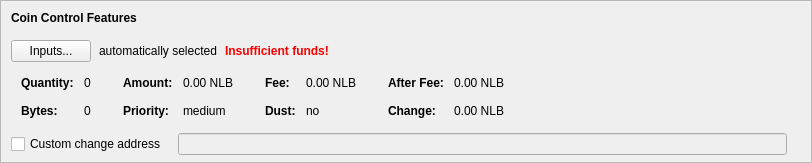
    <widget class="QFrame" name="frameCoinControl">
     <property name="sizePolicy">
      <sizepolicy hsizetype="Expanding" vsizetype="Expanding">
       <horstretch>0</horstretch>
       <verstretch>0</verstretch>
      </sizepolicy>
     </property>
     <property name="maximumSize">
      <size>
       <width>16777215</width>
       <height>16777215</height>
      </size>
     </property>
     <property name="frameShape">
      <enum>QFrame::StyledPanel</enum>
     </property>
     <property name="frameShadow">
      <enum>QFrame::Sunken</enum>
     </property>
     <layout class="QVBoxLayout" name="verticalLayoutCoinControl2">
      <property name="spacing">
       <number>0</number>
      </property>
      <property name="leftMargin">
       <number>0</number>
      </property>
      <property name="topMargin">
       <number>0</number>
      </property>
      <property name="rightMargin">
       <number>0</number>
      </property>
      <property name="bottomMargin">
       <number>6</number>
      </property>
      <item>
       <layout class="QVBoxLayout" name="verticalLayoutCoinControl" stretch="0,0,0,0,1">
        <property name="spacing">
         <number>0</number>
        </property>
        <property name="leftMargin">
         <number>10</number>
        </property>
        <property name="topMargin">
         <number>10</number>
        </property>
        <item>
         <layout class="QHBoxLayout" name="horizontalLayoutCoinControl1">
          <property name="bottomMargin">
           <number>15</number>
          </property>
          <item>
           <widget class="QLabel" name="labelCoinControlFeatures">
            <property name="sizePolicy">
             <sizepolicy hsizetype="Preferred" vsizetype="Maximum">
              <horstretch>0</horstretch>
              <verstretch>0</verstretch>
             </sizepolicy>
            </property>
            <property name="font">
             <font>
              <weight>75</weight>
              <bold>true</bold>
             </font>
            </property>
            <property name="styleSheet">
             <string notr="true">font-weight:bold;</string>
            </property>
            <property name="text">
             <string>Coin Control Features</string>
            </property>
           </widget>
          </item>
         </layout>
        </item>
        <item>
         <layout class="QHBoxLayout" name="horizontalLayoutCoinControl2" stretch="0,0,0,0">
          <property name="spacing">
           <number>8</number>
          </property>
          <property name="bottomMargin">
           <number>10</number>
          </property>
          <item>
           <widget class="QPushButton" name="pushButtonCoinControl">
            <property name="styleSheet">
             <string notr="true"/>
            </property>
            <property name="text">
             <string>Inputs...</string>
            </property>
            <property name="autoDefault">
             <bool>false</bool>
            </property>
           </widget>
          </item>
          <item>
           <widget class="QLabel" name="labelCoinControlAutomaticallySelected">
            <property name="text">
             <string>automatically selected</string>
            </property>
            <property name="margin">
             <number>5</number>
            </property>
           </widget>
          </item>
          <item>
           <widget class="QLabel" name="labelCoinControlInsuffFunds">
            <property name="font">
             <font>
              <weight>75</weight>
              <bold>true</bold>
             </font>
            </property>
            <property name="styleSheet">
             <string notr="true">color:red;font-weight:bold;</string>
            </property>
            <property name="text">
             <string>Insufficient funds!</string>
            </property>
            <property name="margin">
             <number>5</number>
            </property>
           </widget>
          </item>
          <item>
           <spacer name="horizontalSpacerCoinControl">
            <property name="orientation">
             <enum>Qt::Horizontal</enum>
            </property>
            <property name="sizeHint" stdset="0">
             <size>
              <width>40</width>
              <height>1</height>
             </size>
            </property>
           </spacer>
          </item>
         </layout>
        </item>
        <item>
         <widget class="QWidget" name="widgetCoinControl" native="true">
          <property name="sizePolicy">
           <sizepolicy hsizetype="Preferred" vsizetype="Preferred">
            <horstretch>0</horstretch>
            <verstretch>0</verstretch>
           </sizepolicy>
          </property>
          <property name="minimumSize">
           <size>
            <width>0</width>
            <height>0</height>
           </size>
          </property>
          <property name="styleSheet">
           <string notr="true"/>
          </property>
          <layout class="QHBoxLayout" name="horizontalLayoutCoinControl5">
           <property name="leftMargin">
            <number>0</number>
           </property>
           <property name="topMargin">
            <number>0</number>
           </property>
           <property name="rightMargin">
            <number>0</number>
           </property>
           <property name="bottomMargin">
            <number>0</number>
           </property>
           <item>
            <layout class="QHBoxLayout" name="horizontalLayoutCoinControl3" stretch="0,0,0,1">
             <property name="spacing">
              <number>20</number>
             </property>
             <property name="topMargin">
              <number>0</number>
             </property>
             <property name="bottomMargin">
              <number>10</number>
             </property>
             <item>
              <layout class="QFormLayout" name="formLayoutCoinControl1">
               <property name="horizontalSpacing">
                <number>10</number>
               </property>
               <property name="verticalSpacing">
                <number>14</number>
               </property>
               <property name="leftMargin">
                <number>10</number>
               </property>
               <property name="topMargin">
                <number>4</number>
               </property>
               <property name="rightMargin">
                <number>6</number>
               </property>
               <item row="0" column="0">
                <widget class="QLabel" name="labelCoinControlQuantityText">
                 <property name="font">
                  <font>
                   <weight>75</weight>
                   <bold>true</bold>
                  </font>
                 </property>
                 <property name="text">
                  <string>Quantity:</string>
                 </property>
                 <property name="margin">
                  <number>0</number>
                 </property>
                </widget>
               </item>
               <item row="0" column="1">
                <widget class="QLabel" name="labelCoinControlQuantity">
                 <property name="cursor">
                  <cursorShape>IBeamCursor</cursorShape>
                 </property>
                 <property name="contextMenuPolicy">
                  <enum>Qt::ActionsContextMenu</enum>
                 </property>
                 <property name="text">
                  <string notr="true">0</string>
                 </property>
                 <property name="margin">
                  <number>0</number>
                 </property>
                 <property name="textInteractionFlags">
                  <set>Qt::LinksAccessibleByMouse|Qt::TextSelectableByKeyboard|Qt::TextSelectableByMouse</set>
                 </property>
                </widget>
               </item>
               <item row="1" column="0">
                <widget class="QLabel" name="labelCoinControlBytesText">
                 <property name="font">
                  <font>
                   <weight>75</weight>
                   <bold>true</bold>
                  </font>
                 </property>
                 <property name="text">
                  <string>Bytes:</string>
                 </property>
                </widget>
               </item>
               <item row="1" column="1">
                <widget class="QLabel" name="labelCoinControlBytes">
                 <property name="cursor">
                  <cursorShape>IBeamCursor</cursorShape>
                 </property>
                 <property name="contextMenuPolicy">
                  <enum>Qt::ActionsContextMenu</enum>
                 </property>
                 <property name="text">
                  <string notr="true">0</string>
                 </property>
                 <property name="textInteractionFlags">
                  <set>Qt::LinksAccessibleByMouse|Qt::TextSelectableByKeyboard|Qt::TextSelectableByMouse</set>
                 </property>
                </widget>
               </item>
              </layout>
             </item>
             <item>
              <layout class="QFormLayout" name="formLayoutCoinControl2">
               <property name="horizontalSpacing">
                <number>10</number>
               </property>
               <property name="verticalSpacing">
                <number>14</number>
               </property>
               <property name="leftMargin">
                <number>6</number>
               </property>
               <property name="topMargin">
                <number>4</number>
               </property>
               <property name="rightMargin">
                <number>6</number>
               </property>
               <item row="0" column="0">
                <widget class="QLabel" name="labelCoinControlAmountText">
                 <property name="font">
                  <font>
                   <weight>75</weight>
                   <bold>true</bold>
                  </font>
                 </property>
                 <property name="text">
                  <string>Amount:</string>
                 </property>
                 <property name="margin">
                  <number>0</number>
                 </property>
                </widget>
               </item>
               <item row="0" column="1">
                <widget class="QLabel" name="labelCoinControlAmount">
                 <property name="cursor">
                  <cursorShape>IBeamCursor</cursorShape>
                 </property>
                 <property name="contextMenuPolicy">
                  <enum>Qt::ActionsContextMenu</enum>
                 </property>
                 <property name="text">
                  <string notr="true">0.00 NLB</string>
                 </property>
                 <property name="textInteractionFlags">
                  <set>Qt::LinksAccessibleByMouse|Qt::TextSelectableByKeyboard|Qt::TextSelectableByMouse</set>
                 </property>
                </widget>
               </item>
               <item row="1" column="0">
                <widget class="QLabel" name="labelCoinControlPriorityText">
                 <property name="font">
                  <font>
                   <weight>75</weight>
                   <bold>true</bold>
                  </font>
                 </property>
                 <property name="text">
                  <string>Priority:</string>
                 </property>
                </widget>
               </item>
               <item row="1" column="1">
                <widget class="QLabel" name="labelCoinControlPriority">
                 <property name="cursor">
                  <cursorShape>IBeamCursor</cursorShape>
                 </property>
                 <property name="contextMenuPolicy">
                  <enum>Qt::ActionsContextMenu</enum>
                 </property>
                 <property name="text">
                  <string notr="true">medium</string>
                 </property>
                 <property name="textInteractionFlags">
                  <set>Qt::LinksAccessibleByMouse|Qt::TextSelectableByKeyboard|Qt::TextSelectableByMouse</set>
                 </property>
                </widget>
               </item>
              </layout>
             </item>
             <item>
              <layout class="QFormLayout" name="formLayoutCoinControl3">
               <property name="horizontalSpacing">
                <number>10</number>
               </property>
               <property name="verticalSpacing">
                <number>14</number>
               </property>
               <property name="leftMargin">
                <number>6</number>
               </property>
               <property name="topMargin">
                <number>4</number>
               </property>
               <property name="rightMargin">
                <number>6</number>
               </property>
               <item row="0" column="0">
                <widget class="QLabel" name="labelCoinControlFeeText">
                 <property name="font">
                  <font>
                   <weight>75</weight>
                   <bold>true</bold>
                  </font>
                 </property>
                 <property name="text">
                  <string>Fee:</string>
                 </property>
                 <property name="margin">
                  <number>0</number>
                 </property>
                </widget>
               </item>
               <item row="0" column="1">
                <widget class="QLabel" name="labelCoinControlFee">
                 <property name="cursor">
                  <cursorShape>IBeamCursor</cursorShape>
                 </property>
                 <property name="contextMenuPolicy">
                  <enum>Qt::ActionsContextMenu</enum>
                 </property>
                 <property name="text">
                  <string notr="true">0.00 NLB</string>
                 </property>
                 <property name="textInteractionFlags">
                  <set>Qt::LinksAccessibleByMouse|Qt::TextSelectableByKeyboard|Qt::TextSelectableByMouse</set>
                 </property>
                </widget>
               </item>
               <item row="1" column="0">
                <widget class="QLabel" name="labelCoinControlLowOutputText">
                 <property name="font">
                  <font>
                   <weight>75</weight>
                   <bold>true</bold>
                  </font>
                 </property>
                 <property name="text">
                  <string>Dust:</string>
                 </property>
                </widget>
               </item>
               <item row="1" column="1">
                <widget class="QLabel" name="labelCoinControlLowOutput">
                 <property name="cursor">
                  <cursorShape>IBeamCursor</cursorShape>
                 </property>
                 <property name="contextMenuPolicy">
                  <enum>Qt::ActionsContextMenu</enum>
                 </property>
                 <property name="text">
                  <string notr="true">no</string>
                 </property>
                 <property name="textInteractionFlags">
                  <set>Qt::LinksAccessibleByMouse|Qt::TextSelectableByKeyboard|Qt::TextSelectableByMouse</set>
                 </property>
                </widget>
               </item>
              </layout>
             </item>
             <item>
              <layout class="QFormLayout" name="formLayoutCoinControl4">
               <property name="horizontalSpacing">
                <number>10</number>
               </property>
               <property name="verticalSpacing">
                <number>14</number>
               </property>
               <property name="leftMargin">
                <number>6</number>
               </property>
               <property name="topMargin">
                <number>4</number>
               </property>
               <property name="rightMargin">
                <number>6</number>
               </property>
               <item row="0" column="0">
                <widget class="QLabel" name="labelCoinControlAfterFeeText">
                 <property name="font">
                  <font>
                   <weight>75</weight>
                   <bold>true</bold>
                  </font>
                 </property>
                 <property name="text">
                  <string>After Fee:</string>
                 </property>
                 <property name="margin">
                  <number>0</number>
                 </property>
                </widget>
               </item>
               <item row="0" column="1">
                <widget class="QLabel" name="labelCoinControlAfterFee">
                 <property name="cursor">
                  <cursorShape>IBeamCursor</cursorShape>
                 </property>
                 <property name="contextMenuPolicy">
                  <enum>Qt::ActionsContextMenu</enum>
                 </property>
                 <property name="text">
                  <string notr="true">0.00 NLB</string>
                 </property>
                 <property name="textInteractionFlags">
                  <set>Qt::LinksAccessibleByMouse|Qt::TextSelectableByKeyboard|Qt::TextSelectableByMouse</set>
                 </property>
                </widget>
               </item>
               <item row="1" column="0">
                <widget class="QLabel" name="labelCoinControlChangeText">
                 <property name="font">
                  <font>
                   <weight>75</weight>
                   <bold>true</bold>
                  </font>
                 </property>
                 <property name="text">
                  <string>Change:</string>
                 </property>
                </widget>
               </item>
               <item row="1" column="1">
                <widget class="QLabel" name="labelCoinControlChange">
                 <property name="cursor">
                  <cursorShape>IBeamCursor</cursorShape>
                 </property>
                 <property name="contextMenuPolicy">
                  <enum>Qt::ActionsContextMenu</enum>
                 </property>
                 <property name="text">
                  <string notr="true">0.00 NLB</string>
                 </property>
                 <property name="textInteractionFlags">
                  <set>Qt::LinksAccessibleByMouse|Qt::TextSelectableByKeyboard|Qt::TextSelectableByMouse</set>
                 </property>
                </widget>
               </item>
              </layout>
             </item>
            </layout>
           </item>
          </layout>
         </widget>
        </item>
        <item>
         <layout class="QHBoxLayout" name="horizontalLayoutCoinControl4" stretch="0,0,0">
          <property name="spacing">
           <number>12</number>
          </property>
          <property name="sizeConstraint">
           <enum>QLayout::SetDefaultConstraint</enum>
          </property>
          <property name="topMargin">
           <number>5</number>
          </property>
          <property name="rightMargin">
           <number>5</number>
          </property>
          <item>
           <widget class="QCheckBox" name="checkBoxCoinControlChange">
            <property name="toolTip">
             <string>If this is activated, but the change address is empty or invalid, change will be sent to a newly generated address.</string>
            </property>
            <property name="text">
             <string>Custom change address</string>
            </property>
           </widget>
          </item>
          <item>
           <widget class="QValidatedLineEdit" name="lineEditCoinControlChange">
            <property name="enabled">
             <bool>false</bool>
            </property>
            <property name="sizePolicy">
             <sizepolicy hsizetype="Expanding" vsizetype="Fixed">
              <horstretch>0</horstretch>
              <verstretch>0</verstretch>
             </sizepolicy>
            </property>
           </widget>
          </item>
          <item>
           <widget class="QLabel" name="labelCoinControlChangeLabel">
            <property name="sizePolicy">
             <sizepolicy hsizetype="Preferred" vsizetype="Expanding">
              <horstretch>0</horstretch>
              <verstretch>0</verstretch>
             </sizepolicy>
            </property>
            <property name="minimumSize">
             <size>
              <width>0</width>
              <height>0</height>
             </size>
            </property>
            <property name="text">
             <string/>
            </property>
            <property name="margin">
             <number>3</number>
            </property>
           </widget>
          </item>
         </layout>
        </item>
        <item>
         <spacer name="verticalSpacerCoinControl">
          <property name="orientation">
           <enum>Qt::Vertical</enum>
          </property>
          <property name="sizeHint" stdset="0">
           <size>
            <width>800</width>
            <height>1</height>
           </size>
          </property>
         </spacer>
        </item>
       </layout>
      </item>
     </layout>
    </widget>
